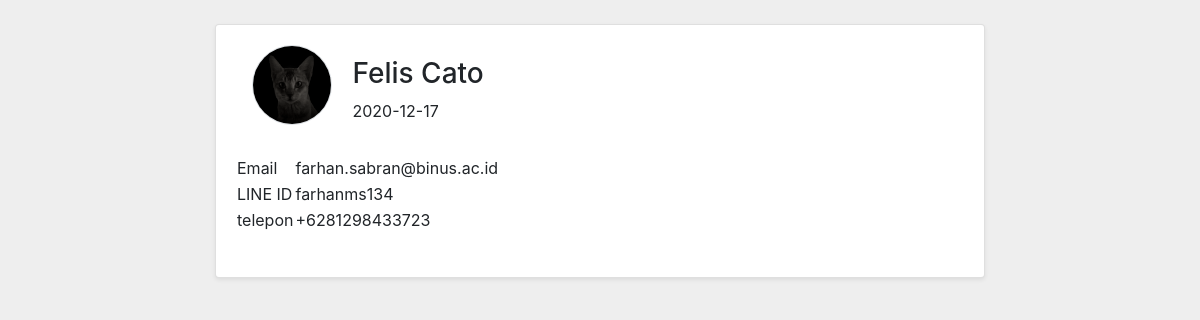
Page /user/user.php?tim=anggota1 (signed in) on the committed database.
### tables this page shows
CREATE TABLE `users` (
  `id` smallint(6) NOT NULL,
  `nama` text NOT NULL,
  `foto` tinytext NOT NULL,
  `email` text NOT NULL,
  `tanggal_lahir` date NOT NULL,
  `line` tinytext NOT NULL,
  `telepon` tinytext NOT NULL,
  `cv` tinytext DEFAULT NULL,
  `passhash` text NOT NULL
);

### login.api.php (called while the page is built, shortened)
<?php
    function holdQuotes($str){
        $str = str_replace("\\", "\\\\", $str);
        $str = str_replace("'",  "\'", $str);
        $str = str_replace("\"", "\\\"", $str);
        $str = str_replace("`",  "\`", $str);
        return $str;
    }
    $db = new mysqli($db_servername, $db_username, $db_password, $db_dbname);
    function getUserInfo($email){
        global $db;
        $email = holdQuotes($email);
        $req1 = $db->query("SELECT * FROM `users` WHERE `email` = '$email'");
        if($req1->num_rows == 1){
            return $req1->fetch_assoc();
        }else if($req1->num_rows == 0){
            return false;
        }else{
            throw new Exception("account-conflict");
        }
    }
    function getCurrentUser($refresh=false){
        if(isset($_SESSION["user"])){
            return $_SESSION["user"];
        }else{
            setcookie('u_sess', null, -1, '/');
            session_destroy();
            return false;
        }
    }
?>

### init.php (called while the page is built, shortened)
<?php
    include __DIR__ . "/config.php";
    include $root_path . "/login.api.php";
    include $root_path . "/team.api.php";
    $current_user = getCurrentUser(false);
    if($current_user) $team = checkUserTeam($current_user["email"]);
?>

### team.api.php (called while the page is built, shortened)
<?php
    function checkUserTeam($email){
        global $db;
        $email = holdQuotes($email);
        $req1 = $db->query("SELECT * FROM `teams` WHERE `ketua`='$email' OR `anggota1`='$email' OR `anggota2`='$email'");
        if($req1->num_rows == 1){
            return $req1->fetch_assoc();
        }else if($req1->num_rows == 0){
            return false;
        }else{
            throw new Exception("team-conflict");
        }
    }
?>

### user/user.php (the view, shortened to what this page needs)
<?php
    include __DIR__ . "/../init.php";
    $err_msg = array();
    $user = false;
    try{
        if(isset($_GET["tim"]) && preg_match("/^(ketua|anggota1|anggota2)$/", $_GET["tim"])){
            $user = getUserInfo($team[$_GET["tim"]]);
        }else{
            array_push($err_msg, "masukan tim harus diisi. kembali ke <a href=\"team.php\">halaman tim</a>.");
        }
    }catch(\Exception $err){
        array_push($err_msg, $err->getMessage());
    }
?>
<!DOCTYPE html>
<html lang="en">
<head>
    <link rel="stylesheet" href="https://cdn.jsdelivr.net/npm/bootstrap@4.5.3/dist/css/bootstrap.min.css">
</head>
<body class="p-0 m-0" style="background:#eeeeee;">
    <div class="pt-4 text-center pb-4">
        <div class="d-inline-block col-11 col-lg-8">
        <?php if($user){ ?>
            <div class="card d-inline-block text-left shadow-sm w-100">
                <div class="card-body">
                    <div class="clearfix text-left">
                        <div class="text-left d-inline-block" style="padding:0em 1em;">
                            <div class="rounded-circle border d-inline-block overflow-hidden position-relative" style="width:5em; height:5em; background:#eeeeee;">
                                <img src="../foto/<?= $user["foto"] ?>" id="prevPP" style="width:calc(100% + 2px); margin:-1px;"></img>
                            </div>
                        </div>
                        <div class="d-inline-block text-left align-bottom" style="width:25em; max-width:100%;">
                            <h3><?= $user["nama"] ?></h3>
                            <label><?= $user["tanggal_lahir"] ?></label>
                        </div>
                        <table class="my-4">
                            <tr>
                                <td>Email</td>
                                <td><?= $user["email"] ?></td>
                            </tr>
                            <tr>
                                <td>LINE ID</td>
                                <td><?= $user["line"] ?></td>
                            </tr>
                            <tr>
                                <td>telepon</td>
                                <td><?= $user["telepon"] ?></td>
                            </tr>
                        </table>
                    </div>
                </div>
            </div>
        </div>
    <?php } ?>
    </div>
</body>
</html>

### rows in the picture
users: foto (picture), nama "Felis Cato", tanggal_lahir "2020-12-17", email "farhan.sabran@binus.ac.id", line "farhanms134", telepon "+6281298433723"
